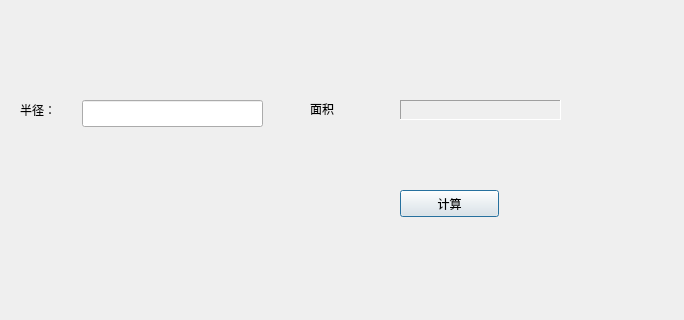
<?xml version="1.0" encoding="UTF-8"?>
<ui version="4.0">
 <class>Dialog</class>
 <widget class="QDialog" name="Dialog">
  <property name="geometry">
   <rect>
    <x>0</x>
    <y>0</y>
    <width>684</width>
    <height>320</height>
   </rect>
  </property>
  <property name="windowTitle">
   <string>Dialog</string>
  </property>
  <widget class="QPushButton" name="countBtn">
   <property name="geometry">
    <rect>
     <x>400</x>
     <y>190</y>
     <width>99</width>
     <height>27</height>
    </rect>
   </property>
   <property name="text">
    <string>计算</string>
   </property>
  </widget>
  <widget class="QLabel" name="areaLabel_1">
   <property name="geometry">
    <rect>
     <x>20</x>
     <y>100</y>
     <width>67</width>
     <height>20</height>
    </rect>
   </property>
   <property name="text">
    <string>半径：</string>
   </property>
  </widget>
  <widget class="QLabel" name="radiusLabel">
   <property name="geometry">
    <rect>
     <x>310</x>
     <y>100</y>
     <width>67</width>
     <height>17</height>
    </rect>
   </property>
   <property name="text">
    <string>面积</string>
   </property>
  </widget>
  <widget class="QLabel" name="areaLabel_2">
   <property name="geometry">
    <rect>
     <x>400</x>
     <y>100</y>
     <width>161</width>
     <height>20</height>
    </rect>
   </property>
   <property name="frameShape">
    <enum>QFrame::Panel</enum>
   </property>
   <property name="frameShadow">
    <enum>QFrame::Sunken</enum>
   </property>
   <property name="text">
    <string/>
   </property>
  </widget>
  <widget class="QLineEdit" name="radiusLineEdit">
   <property name="geometry">
    <rect>
     <x>82</x>
     <y>100</y>
     <width>181</width>
     <height>27</height>
    </rect>
   </property>
  </widget>
 </widget>
 <layoutdefault spacing="6" margin="11"/>
 <resources/>
 <connections/>
</ui>
